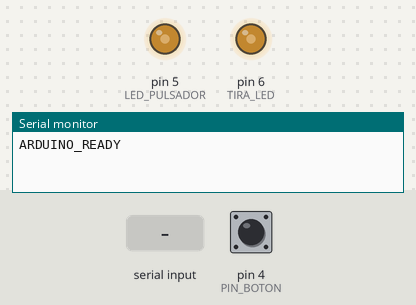
A sketch run on a simulated Arduino Uno, built with avr-gcc and run on an emulated ATmega328P. On the bench: output pins drawn as LEDs (lit = HIGH), the last lines printed to the serial monitor. The test bench sets the inputs (shaded band); at power-on: pin 4 (PIN_BOTON) HIGH.

Above: at 1.2 s.
1.3 s: "START_LIGHTS\n" received over Serial
At 2.11 s:
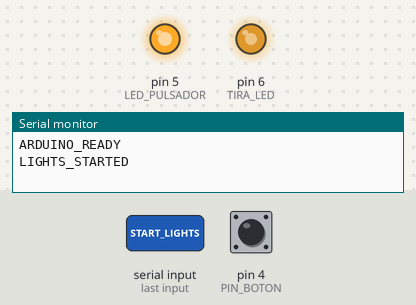
At 2.98 s:
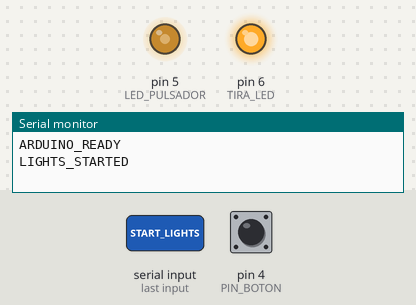
4.3 s: pin 4 (PIN_BOTON) pulled LOW for 0.15 s
At 5.19 s:
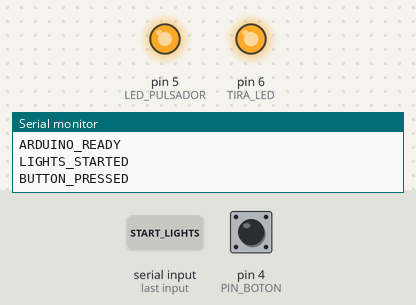
7.4 s: "1\n" received over Serial
Timing chart, 0 to 10.4 s (numbered marks = the images above; inputs shaded):
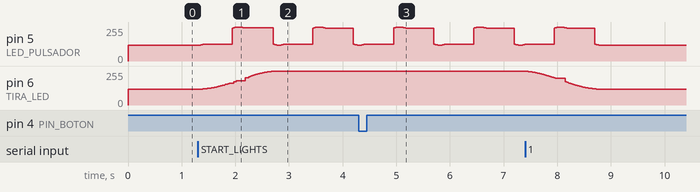

The sketch:

BtonesLeds.ino
```cpp
#include <math.h>
#include <string.h>

const byte PIN_BOTON = 4;
const byte LED_PULSADOR = 5;
const byte TIRA_LED = 6;

// Brillos configurables (0-255)
const byte BRILLO_MINIMO = 120;
const byte BRILLO_PULSADOR = 255;
const byte BRILLO_TIRA = 255;

const unsigned long DURACION_RESPIRACION = 1500;
const byte NUM_RESPIRACIONES = 5;

const unsigned long DURACION_TOTAL =
    DURACION_RESPIRACION * NUM_RESPIRACIONES;

const unsigned long INICIO_APAGADO_TIRA =
    DURACION_TOTAL - DURACION_RESPIRACION;

const unsigned long ANTIRREBOTE = 30;

bool lecturaAnterior = HIGH;
bool estadoBoton = HIGH;
bool animacionActiva = false;

unsigned long ultimoCambioBoton = 0;
unsigned long inicioAnimacion = 0;

// Almacena los mensajes recibidos desde Unity
char mensajeSerial[32];
byte posicionSerial = 0;

void setup() {
  Serial.begin(9600);

  pinMode(PIN_BOTON, INPUT_PULLUP);
  pinMode(LED_PULSADOR, OUTPUT);
  pinMode(TIRA_LED, OUTPUT);

  establecerBrilloReposo();

  Serial.println("ARDUINO_READY");
}

void loop() {
  leerBoton();
  leerPuertoSerie();
  actualizarAnimacion();
}

// El botón solamente avisa a Unity
void leerBoton() {
  bool lecturaActual = digitalRead(PIN_BOTON);
  unsigned long ahora = millis();

  if (lecturaActual != lecturaAnterior) {
    lecturaAnterior = lecturaActual;
    ultimoCambioBoton = ahora;
  }

  if (ahora - ultimoCambioBoton >= ANTIRREBOTE) {
    if (lecturaActual != estadoBoton) {
      estadoBoton = lecturaActual;

      if (estadoBoton == LOW) {
        Serial.println("BUTTON_PRESSED");
      }
    }
  }
}

// Recibe mensajes completos terminados en salto de línea
void leerPuertoSerie() {
  while (Serial.available() > 0) {
    char caracter = Serial.read();

    if (caracter == '\n') {
      mensajeSerial[posicionSerial] = '\0';

      if (posicionSerial > 0) {
        procesarMensaje(mensajeSerial);
      }

      posicionSerial = 0;

    } else if (caracter != '\r') {
      if (posicionSerial < sizeof(mensajeSerial) - 1) {
        mensajeSerial[posicionSerial] = caracter;
        posicionSerial++;
      } else {
        posicionSerial = 0;
      }
    }
  }
}

void procesarMensaje(const char* mensaje) {
  if (strcmp(mensaje, "START_LIGHTS") == 0) {
    if (!animacionActiva) {
      iniciarAnimacion();
    } else {
      Serial.println("LIGHTS_BUSY");
    }
  } else {
    Serial.println("UNKNOWN_COMMAND");
  }
}

void iniciarAnimacion() {
  animacionActiva = true;
  inicioAnimacion = millis();

  Serial.println("LIGHTS_STARTED");
}

void actualizarAnimacion() {
  if (!animacionActiva) {
    return;
  }

  unsigned long tiempo =
      millis() - inicioAnimacion;

  if (tiempo >= DURACION_TOTAL) {
    animacionActiva = false;
    establecerBrilloReposo();

    Serial.println("LIGHTS_FINISHED");
    return;
  }

  actualizarLedPulsador(tiempo);
  actualizarTiraLed(tiempo);
}

// D5: cinco respiraciones entre brillo mínimo y máximo
void actualizarLedPulsador(unsigned long tiempo) {
  unsigned long fase =
      tiempo % DURACION_RESPIRACION;

  float progreso =
      (float)fase / DURACION_RESPIRACION;

  float respiracion =
      (1.0 - cos(2.0 * PI * progreso)) / 2.0;

  int brillo =
      BRILLO_MINIMO +
      (BRILLO_PULSADOR - BRILLO_MINIMO) * respiracion;

  analogWrite(LED_PULSADOR, brillo);
}

// D6: encendido suave, brillo fijo y apagado suave
// Nunca baja del brillo mínimo
void actualizarTiraLed(unsigned long tiempo) {
  int brillo;

  if (tiempo < DURACION_RESPIRACION) {
    float progreso =
        (float)tiempo / DURACION_RESPIRACION;

    float curva =
        (1.0 - cos(PI * progreso)) / 2.0;

    brillo =
        BRILLO_MINIMO +
        (BRILLO_TIRA - BRILLO_MINIMO) * curva;

  } else if (tiempo < INICIO_APAGADO_TIRA) {
    brillo = BRILLO_TIRA;

  } else {
    unsigned long tiempoApagado =
        tiempo - INICIO_APAGADO_TIRA;

    float progreso =
        (float)tiempoApagado /
        DURACION_RESPIRACION;

    float curva =
        (1.0 + cos(PI * progreso)) / 2.0;

    brillo =
        BRILLO_MINIMO +
        (BRILLO_TIRA - BRILLO_MINIMO) * curva;
  }

  analogWrite(TIRA_LED, brillo);
}

// Brillo permanente cuando no hay animación
void establecerBrilloReposo() {
  analogWrite(LED_PULSADOR, BRILLO_MINIMO);
  analogWrite(TIRA_LED, BRILLO_MINIMO);
}
```
